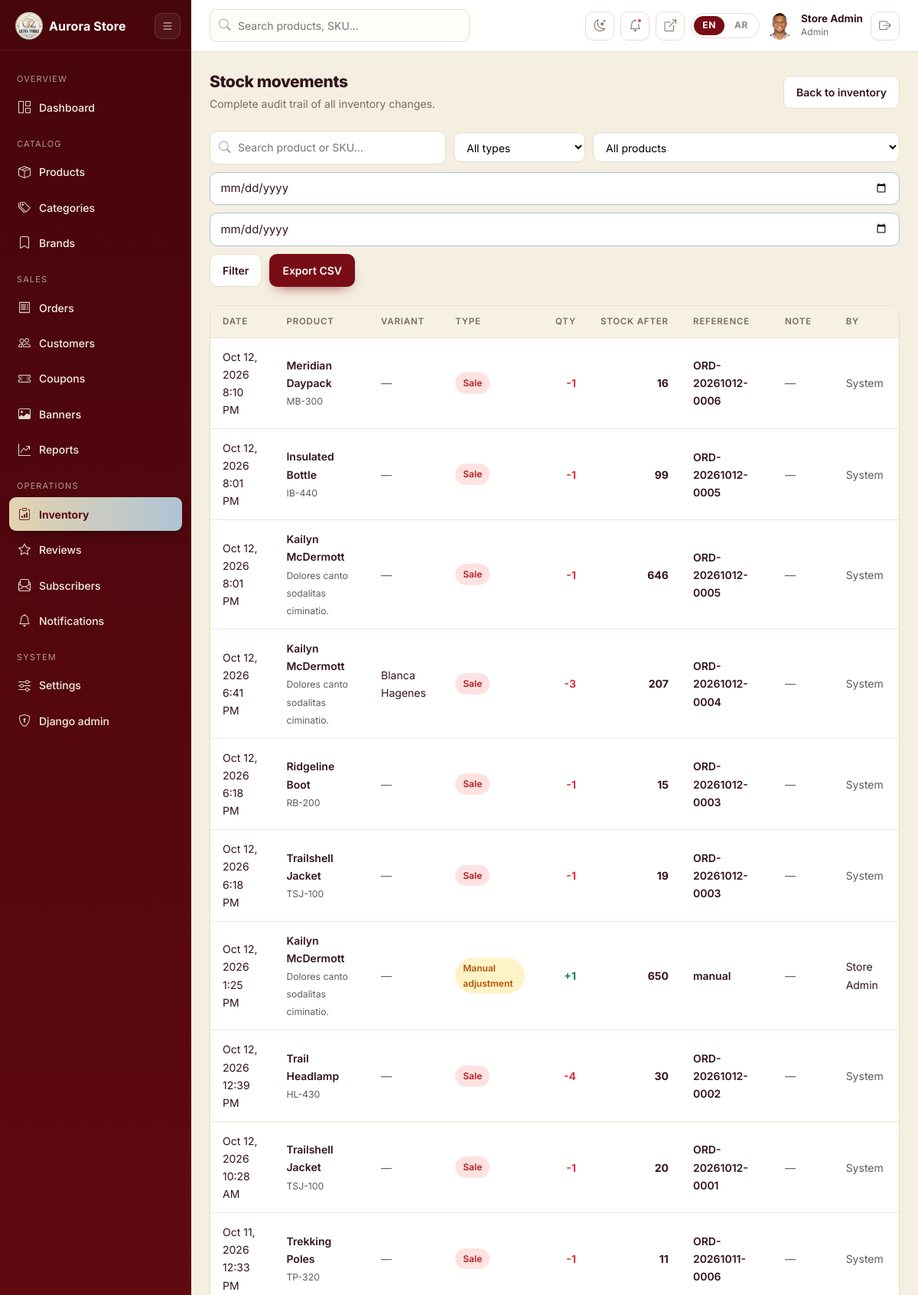
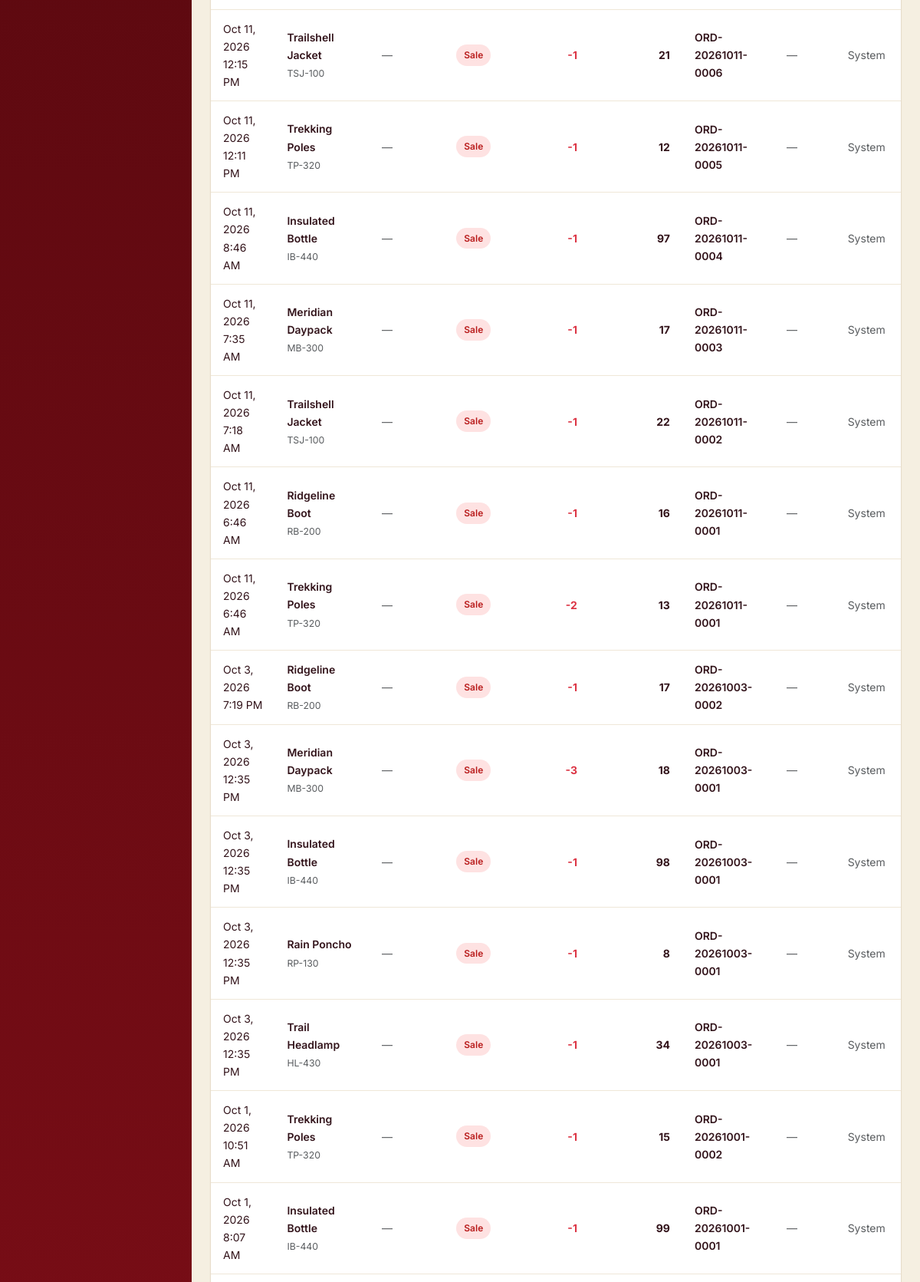
/management/inventory/movements/ (signed in, upper part), run on the app's committed database (2 pictures, top to bottom).
### apps/accounts/models.py (models this page shows, shortened)
class User(AbstractUser):
    class Role(models.TextChoices):
        CUSTOMER = "customer", _("Customer")
        STAFF = "staff", _("Staff")
        ADMIN = "admin", _("Admin")
    email = models.EmailField(_("Email address"), unique=True)
    username = models.CharField(
        max_length=150,
        unique=True,
        blank=True,
        help_text=_("Optional. Generated from your email if left blank."),
    )
    phone = models.CharField(
        max_length=30, blank=True, validators=[validate_phone]
    )
    profile_image = models.ImageField(
        upload_to="avatars/%Y/%m/", blank=True, validators=[validate_image_file]
    )
    role = models.CharField(
        max_length=20, choices=Role.choices, default=Role.CUSTOMER, db_index=True
    )
    email_verified = models.BooleanField(default=False)
    verification_token = models.CharField(
        max_length=64, blank=True, null=True, default=None, db_index=True
    )
    email_verification_sent_at = models.DateTimeField(null=True, blank=True)
    date_of_birth = models.DateField(null=True, blank=True)
    active_session_key = models.CharField(
        max_length=40, blank=True, default="", db_index=True
    )
    active_device_id = models.CharField(max_length=64, blank=True, default="")
    USERNAME_FIELD = "email"
    REQUIRED_FIELDS: list = []
    class Meta:
        verbose_name = _("user")
        verbose_name_plural = _("users")
        indexes = [models.Index(fields=["email"])]
    @property
    def is_management(self):
        return self.is_active and (self.is_staff or self.is_superuser)

### apps/inventory/models.py (models this page shows, shortened)
class StockTransaction(TimeStampedModel):
    class Type(models.TextChoices):
        PURCHASE = "purchase", _("Purchase")
        SALE = "sale", _("Sale")
        RETURN = "return", _("Return")
        ADJUSTMENT = "adjustment", _("Manual adjustment")
        CANCELLATION = "cancellation", _("Cancellation")
        RESTOCK = "restock", _("Restock")
    product = models.ForeignKey(
        "catalog.Product",
        on_delete=models.CASCADE,
        related_name="stock_transactions",
    )
    variant = models.ForeignKey(
        "catalog.ProductVariant",
        on_delete=models.CASCADE,
        null=True,
        blank=True,
        related_name="stock_transactions",
    )
    transaction_type = models.CharField(
        max_length=20, choices=Type.choices, db_index=True
    )
    quantity = models.IntegerField(
        help_text=_("Positive = incoming, negative = outgoing")
    )
    stock_after = models.PositiveIntegerField(default=0)
    reference = models.CharField(max_length=100, blank=True, db_index=True)
    note = models.CharField(max_length=255, blank=True)
    created_by = models.ForeignKey(
        "accounts.User",
        on_delete=models.SET_NULL,
        null=True,
        blank=True,
        related_name="stock_transactions",
    )
    class Meta:
        verbose_name = _("stock transaction")
        verbose_name_plural = _("stock transactions")
        ordering = ("-created_at",)
        indexes = [
            models.Index(fields=["product", "-created_at"]),
            models.Index(fields=["transaction_type", "-created_at"]),
        ]

### apps/catalog/models.py (models this page shows, shortened)
class Product(SEOModel, TimeStampedModel):
    class Status(models.TextChoices):
        ACTIVE = "active", _("Active")
        DRAFT = "draft", _("Draft")
        ARCHIVED = "archived", _("Archived")
    name = models.CharField(max_length=255, db_index=True)
    slug = models.SlugField(max_length=255, unique=True, db_index=True)
    sku = models.CharField(max_length=64, unique=True, db_index=True)
    short_description = models.CharField(max_length=500, blank=True)
    full_description = models.TextField(blank=True)
    category = models.ForeignKey(
        Category, on_delete=models.PROTECT, related_name="products", db_index=True
    )
    brand = models.ForeignKey(
        Brand,
        on_delete=models.SET_NULL,
        null=True,
        blank=True,
        related_name="products",
    )
    price = models.DecimalField(max_digits=10, decimal_places=2)
    sale_price = models.DecimalField(
        max_digits=10, decimal_places=2, null=True, blank=True
    )
    cost_price = models.DecimalField(
        max_digits=10, decimal_places=2, null=True, blank=True
    )
    stock_quantity = models.PositiveIntegerField(default=0, db_index=True)
    min_stock_level = models.PositiveIntegerField(default=5)
    reserved_quantity = models.PositiveIntegerField(default=0)
    weight = models.DecimalField(
        max_digits=8, decimal_places=2, null=True, blank=True,
        help_text=_("Weight in kg."),
    )
    dimensions = models.CharField(
        max_length=100, blank=True, help_text=_('e.g. "10 × 20 × 5 cm"')
    )
    main_image = models.ImageField(
        upload_to="products/%Y/%m/", blank=True, validators=[validate_image_file]
    )
    status = models.CharField(
        max_length=10, choices=Status.choices, default=Status.ACTIVE, db_index=True
    )
    is_featured = models.BooleanField(default=False, db_index=True)
    is_new_arrival = models.BooleanField(default=False, db_index=True)
    is_best_seller = models.BooleanField(default=False, db_index=True)
    rating_average = models.DecimalField(
        max_digits=3, decimal_places=2, default=0
    )
    rating_count = models.PositiveIntegerField(default=0)
    sold_count = models.PositiveIntegerField(default=0, db_index=True)
    view_count = models.PositiveIntegerField(default=0)
    objects = ProductQuerySet.as_manager()
    class Meta:
        verbose_name = _("product")
        verbose_name_plural = _("products")
        ordering = ("-created_at",)
        indexes = [
            models.Index(fields=["status", "-created_at"]),
            models.Index(fields=["status", "is_featured"]),
            models.Index(fields=["status", "price"]),
            models.Index(fields=["status", "category", "brand"]),
            models.Index(fields=["status", "-sold_count"]),
            models.Index(fields=["status", "-rating_average"]),
        ]
        constraints = [
            models.CheckConstraint(
                check=models.Q(price__gte=0), name="product_price_non_negative"
            ),
        ]

class ProductVariant(models.Model):
    product = models.ForeignKey(
        Product, on_delete=models.CASCADE, related_name="variants"
    )
    name = models.CharField(max_length=150, help_text=_('e.g. "Red / XL"'))
    sku = models.CharField(max_length=64, unique=True)
    price = models.DecimalField(
        max_digits=10, decimal_places=2, null=True, blank=True,
        help_text=_("Leave blank to use the product price."),
    )
    sale_price = models.DecimalField(
        max_digits=10, decimal_places=2, null=True, blank=True
    )
    stock_quantity = models.PositiveIntegerField(default=0)
    reserved_quantity = models.PositiveIntegerField(default=0)
    position = models.PositiveIntegerField(default=0)
    is_active = models.BooleanField(default=True)
    attributes = models.ManyToManyField(
        AttributeValue, related_name="variants", blank=True
    )
    class Meta:
        ordering = ("position", "id")
        indexes = [models.Index(fields=["product", "is_active"])]

### apps/dashboard/views_ops.py (the view)
# urls.py: path("inventory/movements/", views_ops.stock_movements, name="inventory_movements"),
@management_required
@permission_required("inventory.view_stocktransaction")
def stock_movements(request):
    qs = StockTransaction.objects.select_related(
        "product", "variant", "created_by"
    ).order_by("-created_at")
    q = (request.GET.get("q") or "").strip()
    if q:
        qs = qs.filter(product__sku__icontains=q) | qs.filter(product__name__icontains=q)
    txn_type = request.GET.get("type", "")
    if txn_type:
        qs = qs.filter(transaction_type=txn_type)
    product_id = request.GET.get("product")
    if product_id:
        qs = qs.filter(product_id=product_id)
    date_from = request.GET.get("date_from")
    if date_from:
        try:
            qs = qs.filter(created_at__date__gte=date_from)
        except ValueError:
            pass
    date_to = request.GET.get("date_to")
    if date_to:
        try:
            qs = qs.filter(created_at__date__lte=date_to)
        except ValueError:
            pass
    page_obj = paginate(request, qs, per_page=50)
    if request.GET.get("export") == "csv":
        return _export_movements_csv(qs)
    context = {
        "nav": "inventory",
        "page_obj": page_obj,
        "movements": page_obj.object_list,
        "q": q,
        "txn_type": txn_type,
        "product_id": product_id,
        "date_from": date_from,
        "date_to": date_to,
        "types": StockTransaction.Type.choices,
        "products": Product.objects.filter(stock_transactions__isnull=False).distinct().order_by("name"),
    }
    return render(request, "management/inventory_movements.html", context)

### templates/management/inventory_movements.html (shortened to what this page needs)
{% extends "management/base.html" %}
{% load i18n %}
{% block content %}
<div class="d-flex justify-content-between align-items-center mb-4 flex-wrap gap-2">
  <div>
    <h1 class="mg-title">{% trans "Stock movements" %}</h1>
    <p class="mg-sub mb-0">{% trans "Complete audit trail of all inventory changes." %}</p>
  </div>
  <a class="mg-btn mg-btn-ghost" href="{% url 'dashboard:inventory' %}">{% trans "Back to inventory" %}</a>
</div>
<form class="mg-filterbar mg-filterbar-inline mb-4" method="get" id="movements-filter">
  <div class="mg-search-inline">
    <i class="bi bi-search"></i>
    <input type="search" name="q" value="{{ q }}" placeholder="{% trans "Search product or SKU…" %}">
  </div>
  <select name="type" onchange="this.form.submit()">
    <option value="">{% trans "All types" %}</option>
  </select>
  <select name="product" onchange="this.form.submit()">
    <option value="">{% trans "All products" %}</option>
  </select>
  <input type="date" name="date_from" value="{{ date_from }}" class="form-control" placeholder="{% trans "From" %}">
  <input type="date" name="date_to" value="{{ date_to }}" class="form-control" placeholder="{% trans "To" %}">
  <button class="mg-btn mg-btn-ghost" type="submit">{% trans "Filter" %}</button>
  <a class="mg-btn mg-btn-primary" href="?export=csv">{% trans "Export CSV" %}</a>
</form>
<div class="mg-card">
  <div class="table-responsive">
    <table class="mg-table">
      <thead>
        <tr>
          <th>{% trans "Date" %}</th>
          <th>{% trans "Product" %}</th>
          <th>{% trans "Variant" %}</th>
          <th>{% trans "Type" %}</th>
          <th class="text-end">{% trans "Qty" %}</th>
          <th class="text-end">{% trans "Stock after" %}</th>
          <th>{% trans "Reference" %}</th>
          <th>{% trans "Note" %}</th>
          <th>{% trans "By" %}</th>
        </tr>
      </thead>
      <tbody>
        {% for m in movements %}
        <tr>
          <td class="small">{{ m.created_at|date:"M j, Y g:i A" }}</td>
          <td>
            <a href="{% url 'dashboard:product_detail' m.product.pk %}">{{ m.product.name }}</a>
            <br><small class="text-muted">{{ m.product.sku }}</small>
          </td>
          <td>
            {% if m.variant %}
            {{ m.variant.name }}
            {% else %}
            <span class="text-muted">—</span>
            {% endif %}
          </td>
          <td>
            <span class="mg-chip {% if m.transaction_type == 'sale' %}rejected{% elif m.transaction_type == 'purchase' %}approved{% elif m.transaction_type == 'cancellation' %}warning{% else %}pending{% endif %}">
              {{ m.get_transaction_type_display }}
            </span>
          </td>
          <td class="text-end fw-bold {% if m.quantity < 0 %}text-danger{% else %}text-success{% endif %}">
            {% if m.quantity > 0 %}+{% endif %}{{ m.quantity }}
          </td>
          <td class="text-end fw-bold">{{ m.stock_after }}</td>
          <td class="small text-muted">
            {% if m.reference %}
            <a href="{% url 'dashboard:order_detail' m.reference %}">{{ m.reference }}</a>
            {% else %}
            —
            {% endif %}
          </td>
          <td class="small text-muted">{{ m.note|default:"—" }}</td>
          <td class="small">
            {% if m.created_by %}
            {{ m.created_by.get_full_name|default:m.created_by.email }}
            {% else %}
            <span class="text-muted">{% trans "System" %}</span>
            {% endif %}
          </td>
        </tr>
        {% empty %}
        <tr>
          <td colspan="9"><div class="mg-empty py-4"><i class="bi bi-arrow-left-right"></i>{% trans "No movements found." %}</div></td>
        </tr>
        {% endfor %}
      </tbody>
    </table>
  </div>
</div>
{% endblock %}

### templates/management/base.html (shortened to what this page needs)
{% load static i18n core_tags %}
{% is_rtl as IS_RTL %}
<!DOCTYPE html>
<html lang="{{ LANGUAGE_CODE }}" class="mg-root" {% if IS_RTL %}dir="rtl"{% endif %}>
<head>
  <link rel="stylesheet" href="{% static 'vendor/css/bootstrap.min.css' %}">
  <link rel="stylesheet" href="{% static 'vendor/css/bootstrap-icons.min.css' %}">
  <link rel="stylesheet" href="{% static_v 'css/main.css' %}">
  <link rel="stylesheet" href="{% static 'css/management.css' %}">
  <link rel="stylesheet" href="{% static_v 'css/dark.css' %}">
</head>
<body class="mg-body">
  <div class="d-flex">
    {% include "management/_sidebar.html" %}
    <div class="mg-main">
      <header class="mg-topbar">
        {% if perms.catalog.view_product %}
          <form class="mg-search" action="{% url 'dashboard:products' %}" method="get">
            <i class="bi bi-search"></i>
            <input type="search" name="q" value="{{ request.GET.q|default:'' }}"
                   placeholder="{% trans 'Search products, SKU…' %}" aria-label="{% trans 'Search' %}">
          </form>
        {% endif %}
        <div class="ms-auto d-flex align-items-center gap-2">
          <button class="mg-icon-btn" type="button"
                  data-theme-toggle
                  data-to-dark="{% trans 'Switch to dark mode' %}"
                  data-to-light="{% trans 'Switch to light mode' %}"
                  aria-pressed="false"
                  aria-label="{% trans 'Switch to dark mode' %}"
                  title="{% trans 'Switch to dark mode' %}">
            <i class="bi bi-moon-stars" data-theme-icon aria-hidden="true"></i>
          </button>
          {% if perms.notifications.view_notification %}
            <a class="mg-icon-btn" href="{% url 'dashboard:notifications' %}" title="{% trans 'Notifications' %}">
              <i class="bi bi-bell"></i>
              {% if portal_unread %}
                <span class="dot"></span>
              {% endif %}
            </a>
          {% endif %}
          <a class="mg-icon-btn" href="{% url 'core:home' %}" target="_blank" title="{% trans 'View storefront' %}">
            <i class="bi bi-box-arrow-up-right"></i>
          </a>
          <div class="mg-lang">
            {% language_switcher %}
          </div>
          <div class="mg-user">
            <span class="au-avatar">
              {% if user.profile_image %}<img src="{{ user.profile_image.url }}" alt="">{% else %}{{ user.initials }}{% endif %}
            </span>
            <div class="who">
              <b>{{ user.get_full_name|default:user.username }}</b>
              {% trans "Staff" as STAFF_LABEL %}
              <span>{{ user.get_role_display|default:STAFF_LABEL }}</span>
            </div>
            <form method="post" action="{% url 'accounts:logout' %}">
              <button class="mg-icon-btn" type="submit" title="{% trans 'Sign out' %}">
                <i class="bi bi-box-arrow-right"></i>
              </button>
            </form>
          </div>
        </div>
      </header>
      <main class="mg-content">
        {% block content %}{% endblock %}
      </main>
    </div>
  </div>
</body>
</html>

### data on the page
User: profile_image (picture), get_full_name "Store Admin", role "Admin"
StockTransaction: created_at "Oct 12, 2026 8:10 PM", product.name "Meridian Daypack", product.sku "MB-300", transaction_type "Sale", quantity "-1", stock_after "16", reference "ORD-20261012-0006", note "—"
StockTransaction: created_at "Oct 12, 2026 8:01 PM", product.name "Insulated Bottle", product.sku "IB-440", transaction_type "Sale", quantity "-1", stock_after "99", reference "ORD-20261012-0005", note "—"
StockTransaction: created_at "Oct 12, 2026 8:01 PM", product.name "Kailyn McDermott", product.sku "Dolores canto sodalitas ciminatio.", transaction_type "Sale", quantity "-1", stock_after "646", reference "ORD-20261012-0005", note "—"
StockTransaction: created_at "Oct 12, 2026 6:41 PM", product.name "Kailyn McDermott", product.sku "Dolores canto sodalitas ciminatio.", variant.name "Blanca Hagenes", transaction_type "Sale", quantity "-3", stock_after "207", reference "ORD-20261012-0004", note "—"
StockTransaction: created_at "Oct 12, 2026 6:18 PM", product.name "Ridgeline Boot", product.sku "RB-200", transaction_type "Sale", quantity "-1", stock_after "15", reference "ORD-20261012-0003", note "—"
StockTransaction: created_at "Oct 12, 2026 6:18 PM", product.name "Trailshell Jacket", product.sku "TSJ-100", transaction_type "Sale", quantity "-1", stock_after "19", reference "ORD-20261012-0003", note "—"
StockTransaction: created_at "Oct 12, 2026 1:25 PM", product.name "Kailyn McDermott", product.sku "Dolores canto sodalitas ciminatio.", transaction_type "Manual adjustment", quantity "1", stock_after "650", reference "manual", note "—", created_by.get_full_name "Store Admin"
StockTransaction: created_at "Oct 12, 2026 12:39 PM", product.name "Trail Headlamp", product.sku "HL-430", transaction_type "Sale", quantity "-4", stock_after "30", reference "ORD-20261012-0002", note "—"
StockTransaction: created_at "Oct 12, 2026 10:28 AM", product.name "Trailshell Jacket", product.sku "TSJ-100", transaction_type "Sale", quantity "-1", stock_after "20", reference "ORD-20261012-0001", note "—"
StockTransaction: created_at "Oct 11, 2026 12:33 PM", product.name "Trekking Poles", product.sku "TP-320", transaction_type "Sale", quantity "-1", stock_after "11", reference "ORD-20261011-0006", note "—"
StockTransaction: created_at "Oct 11, 2026 12:15 PM", product.name "Trailshell Jacket", product.sku "TSJ-100", transaction_type "Sale", quantity "-1", stock_after "21", reference "ORD-20261011-0006", note "—"
StockTransaction: created_at "Oct 11, 2026 12:11 PM", product.name "Trekking Poles", product.sku "TP-320", transaction_type "Sale", quantity "-1", stock_after "12", reference "ORD-20261011-0005", note "—"
StockTransaction: created_at "Oct 11, 2026 8:46 AM", product.name "Insulated Bottle", product.sku "IB-440", transaction_type "Sale", quantity "-1", stock_after "97", reference "ORD-20261011-0004", note "—"
StockTransaction: created_at "Oct 11, 2026 7:35 AM", product.name "Meridian Daypack", product.sku "MB-300", transaction_type "Sale", quantity "-1", stock_after "17", reference "ORD-20261011-0003", note "—"
StockTransaction: created_at "Oct 11, 2026 7:18 AM", product.name "Trailshell Jacket", product.sku "TSJ-100", transaction_type "Sale", quantity "-1", stock_after "22", reference "ORD-20261011-0002", note "—"
StockTransaction: created_at "Oct 11, 2026 6:46 AM", product.name "Ridgeline Boot", product.sku "RB-200", transaction_type "Sale", quantity "-1", stock_after "16", reference "ORD-20261011-0001", note "—"
StockTransaction: created_at "Oct 11, 2026 6:46 AM", product.name "Trekking Poles", product.sku "TP-320", transaction_type "Sale", quantity "-2", stock_after "13", reference "ORD-20261011-0001", note "—"
StockTransaction: created_at "Oct 3, 2026 7:19 PM", product.name "Ridgeline Boot", product.sku "RB-200", transaction_type "Sale", quantity "-1", stock_after "17", reference "ORD-20261003-0002", note "—"
StockTransaction: created_at "Oct 3, 2026 12:35 PM", product.name "Meridian Daypack", product.sku "MB-300", transaction_type "Sale", quantity "-3", stock_after "18", reference "ORD-20261003-0001", note "—"
StockTransaction: created_at "Oct 3, 2026 12:35 PM", product.name "Insulated Bottle", product.sku "IB-440", transaction_type "Sale", quantity "-1", stock_after "98", reference "ORD-20261003-0001", note "—"
StockTransaction: created_at "Oct 3, 2026 12:35 PM", product.name "Rain Poncho", product.sku "RP-130", transaction_type "Sale", quantity "-1", stock_after "8", reference "ORD-20261003-0001", note "—"
StockTransaction: created_at "Oct 3, 2026 12:35 PM", product.name "Trail Headlamp", product.sku "HL-430", transaction_type "Sale", quantity "-1", stock_after "34", reference "ORD-20261003-0001", note "—"
StockTransaction: created_at "Oct 1, 2026 10:51 AM", product.name "Trekking Poles", product.sku "TP-320", transaction_type "Sale", quantity "-1", stock_after "15", reference "ORD-20261001-0002", note "—"
StockTransaction: created_at "Oct 1, 2026 8:07 AM", product.name "Insulated Bottle", product.sku "IB-440", transaction_type "Sale", quantity "-1", stock_after "99", reference "ORD-20261001-0001", note "—"

### other printed values
{{ SITE_NAME }} "Aurora Store"
